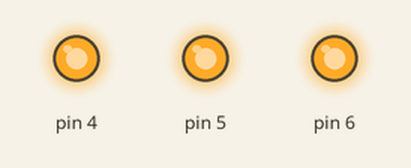
Simulated run of this sketch. Board: Arduino Uno, built with avr-gcc and run on an emulated ATmega328P. Parts: output pins drawn as LEDs (lit = HIGH).

Above: at 1.0 s.
At 3.0 s:
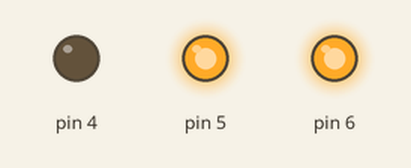
At 5.0 s:
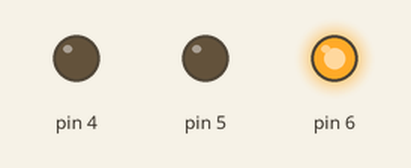
At 7.0 s:
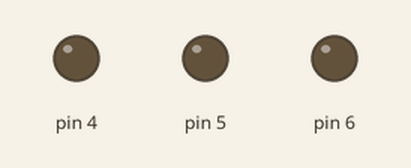
Timing chart, 0 to 10.4 s (numbered marks = the images above):
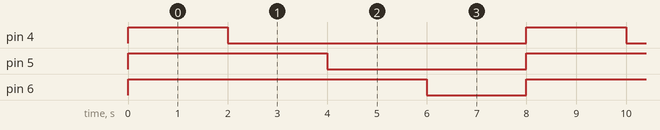

Measured:
- by itself, pin 4: alternates HIGH for 2.0 s and LOW for 6.0 s
- by itself, pin 5: alternates HIGH for 4.0 s and LOW for 4.0 s
- by itself, pin 6: alternates HIGH for 6.0 s and LOW for 2.0 s

The sketch:

practicaParametrosSinRetorno.ino
```cpp
void setup() {
  configurarLed(4);
  configurarLed(5);
  configurarLed(6);
}

void loop() {
  encender(4);
  encender(5);
  encender(6);
  delay(2000);
  apagar(4);
  apagar(5);
  apagar(6);
}


//Crear Funcion
void encender(int led) {
  digitalWrite(led, HIGH);
}

void apagar(int led) {
  digitalWrite(led, LOW);
  delay(2000);
}

void configurarLed(int led) {
  pinMode(led, OUTPUT);
}
```
